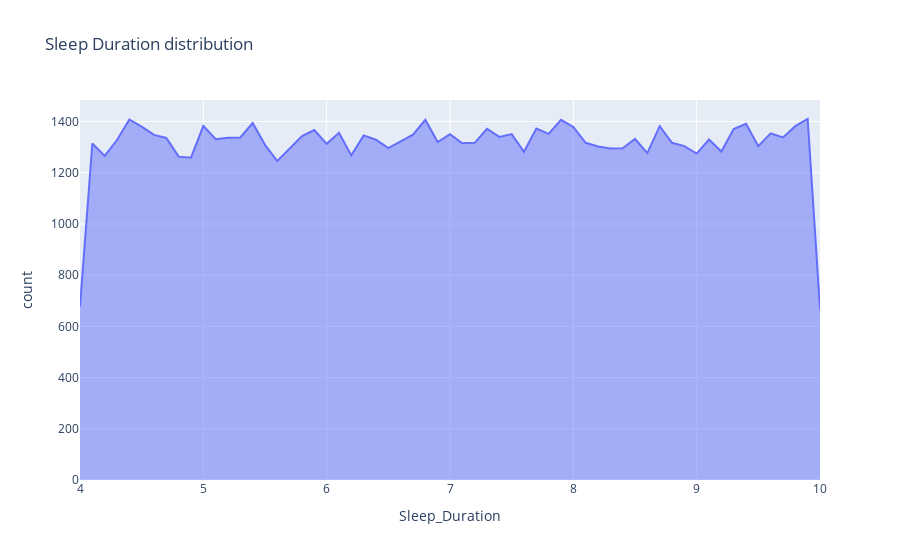

The notebook cell this image was saved under:
### Code cell
sleep_duration_count = df["Sleep_Duration"].value_counts().reset_index()

fig = px.area(
    sleep_duration_count,
    x="Sleep_Duration",
    y="count",
    title="Sleep Duration distribution",
)
fig.show()

### Figure 1 — Plotly figure (JSON) as saved in the notebook; plotly's stock layout.template omitted (floating-point values rounded to 4 significant figures)
{"data": [{"fillpattern": {"shape": ""}, "hovertemplate": "Sleep_Duration=%{x}<br>count=%{y}<extra></extra>", "legendgroup": "", "line": {"color": "#636efa"}, "marker": {"symbol": "circle"}, "mode": "lines", "name": "", "orientation": "v", "showlegend": false, "stackgroup": "1", "type": "scatter", "x": [9.9, 4.4, 7.9, 6.8, 5.4, 9.4, 5.0, 8.7, 9.8, 4.5, 8.0, 7.7, 7.3, 9.3, 5.9, 6.1, 9.6, 7.8, 7.0, 7.5, 6.7, 4.6, 6.3, 5.8, 7.4, 9.7, 5.3, 5.2, 4.7, 8.5, 5.1, 9.1, 6.4, 4.3, 6.6, 6.9, 8.1, 8.8, 7.2, 7.1, 4.1, 6.0, 5.5, 8.9, 9.5, 8.2, 8.4, 6.5, 5.7, 8.3, 9.2, 7.6, 8.6, 9.0, 6.2, 4.2, 4.8, 4.9, 5.6, 4.0, 10.0], "xaxis": "x", "y": [1410, 1408, 1407, 1407, 1394, 1391, 1383, 1382, 1382, 1380, 1379, 1373, 1372, 1371, 1367, 1356, 1354, 1352, 1351, 1351, 1349, 1348, 1346, 1343, 1340, 1338, 1338, 1337, 1336, 1332, 1331, 1330, 1329, 1328, 1323, 1320, 1317, 1317, 1317, 1315, 1314, 1313, 1309, 1304, 1304, 1303, 1296, 1296, 1296, 1295, 1283, 1282, 1277, 1275, 1268, 1266, 1263, 1259, 1246, 678, 669], "yaxis": "y"}], "layout": {"legend": {"tracegroupgap": 0}, "title": {"text": "Sleep Duration distribution"}, "xaxis": {"anchor": "y", "domain": [0, 1], "title": {"text": "Sleep_Duration"}}, "yaxis": {"anchor": "x", "domain": [0, 1], "title": {"text": "count"}}}}
